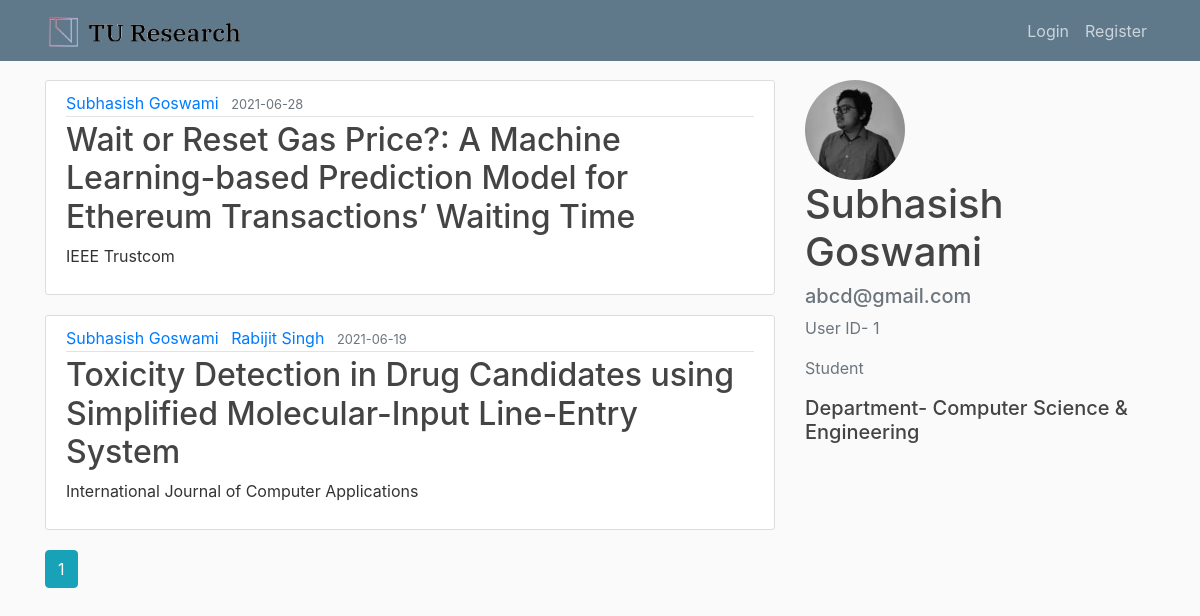
/user/Subhasish Goswami, run on the app's committed database.
### flaskblog/models.py (models this page shows, shortened)
class Post(db.Model):
    id = db.Column(db.Text, primary_key=True)
    title = db.Column(db.String(100), nullable=False)
    date_posted = db.Column(db.DateTime, nullable=False, default=datetime.utcnow)
    content = db.Column(db.Text, nullable=False)
    hash = db.Column(db.Text, nullable=False)
    doi = db.Column(db.String(20), nullable= True)
    journal = db.Column(db.String(100), nullable= True)
    issue = db.Column(db.String(20), nullable= True)
    volume = db.Column(db.String(20), nullable= True)
    page = db.Column(db.String(20), nullable= True)
    user_id = db.Column(db.Integer, db.ForeignKey('user.id'), nullable=False)
    user2_id = db.Column(db.Integer)
    user2 = db.Column(db.Text)

class User(db.Model, UserMixin):
    id = db.Column(db.Integer, primary_key=True)
    username = db.Column(db.String(20), unique=True, nullable=False)
    email = db.Column(db.String(120), unique=True, nullable=False)
    department = db.Column(db.String(120))
    researcher = db.Column(db.String(120))
    image_file = db.Column(db.String(20), nullable=False, default='default.jpg')
    password = db.Column(db.String(60), nullable=False)
    posts = db.relationship('Post', backref='author', lazy=True)

### flaskblog/routes.py (the view)
@app.route("/user/<string:username>")
def user_posts(username):
    page = request.args.get('page', 1, type=int)
    user = User.query.filter_by(username=username).first_or_404()
    posts = Post.query.filter_by(author=user)\
        .order_by(Post.date_posted.desc())\
        .paginate(page=page, per_page=5)
    return render_template('user_posts.html', posts=posts, user=user)

### flaskblog/templates/user_posts.html
{% extends "layout.html" %}
{% block content %}
<div class='row'>
  <div class= 'col-md-8'>
    {% for post in posts.items %}
        <article class="media content-section">
          <div class="media-body">
            <div class="article-metadata">
              {% if post.user2_id%}
              <a class="mr-2" href="{{ url_for('user_posts', username=post.author.username) }}">{{ post.author.username }}</a>
              <a class="mr-2" href="{{ url_for('user_posts', username=post.user2) }}">{{ post.user2 }}</a>
      {% else %}
              <a class="mr-2" href="{{ url_for('user_posts', username=post.author.username) }}">{{ post.author.username }}</a>
      {% endif %}
              <small class="text-muted">{{ post.date_posted.strftime('%Y-%m-%d') }}</small>
            </div>
            <h2><a class="article-title" href="{{ url_for('post', post_id=post.id) }}">{{ post.title }}</a></h2>
            <p class="article-content">{{ post.journal }}</p>
          </div>
        </article>
    {% endfor %}
    {% for page_num in posts.iter_pages(left_edge=1, right_edge=1, left_current=1, right_current=2) %}
      {% if page_num %}
        {% if posts.page == page_num %}
          <a class="btn btn-info mb-4" href="{{ url_for('user_posts', username=user.username, page=page_num) }}">{{ page_num }}</a>
        {% else %}
          <a class="btn btn-outline-info mb-4" href="{{ url_for('user_posts', username=user.username, page=page_num) }}">{{ page_num }}</a>
        {% endif %}
      {% else %}
        ...
      {% endif %}
    {% endfor %}
    </div>
    <div class= 'col-md-4'>
       <img class="rounded-circle" height= "100px" width= "100px" src="{{ url_for('static', filename='profile_pics/' + posts.items[0].author.image_file) }}">
       <div class="media-body">
        <h2 class="account-heading">{{ user.username }}</h2>
        <h5 class="text-secondary">{{ user.email }}</h5>
        <p class="text-secondary">User ID- {{ user.id }}</p>
        <p class="text-secondary">{{ user.researcher }}</p>
        <h5 class=text-secondary">Department- {{ user.department }}</h5>
      </div>
    </div>
  </div>
{% endblock content %}

### flaskblog/static/main.css (style rules this page uses)
body { background: #fafafa; color: #333333; margin-top: 5rem; }
h1, h2, h3, h4, h5, h6 { color: #444444; }
.content-section { background: #ffffff; padding: 10px 20px; border: 1px solid #dddddd; border-radius: 3px; margin-bottom: 20px; }
.article-title { color: #444444; }
.article-content { white-space: pre-line; }
.article-metadata { padding-bottom: 1px; margin-bottom: 4px; border-bottom: 1px solid #e3e3e3 }
.account-heading { font-size: 2.5rem; }

### data on the page
Post: author.username "Subhasish Goswami", date_posted "2021-06-28", title "Wait or Reset Gas Price?: A Machine Learning-based Prediction Model for Ethereum Transactions’ Waiting Time", journal "IEEE Trustcom"
Post: author.username "Subhasish Goswami", user2 "Rabijit Singh", date_posted "2021-06-19", title "Toxicity Detection in Drug Candidates using Simplified Molecular-Input Line-Entry System", journal "International Journal of Computer Applications"
User: image_file (picture), username "Subhasish Goswami", email "abcd@gmail.com", id "1", researcher "Student", department "Computer Science & Engineering"

### other printed values
{{ page_num }} "1"
